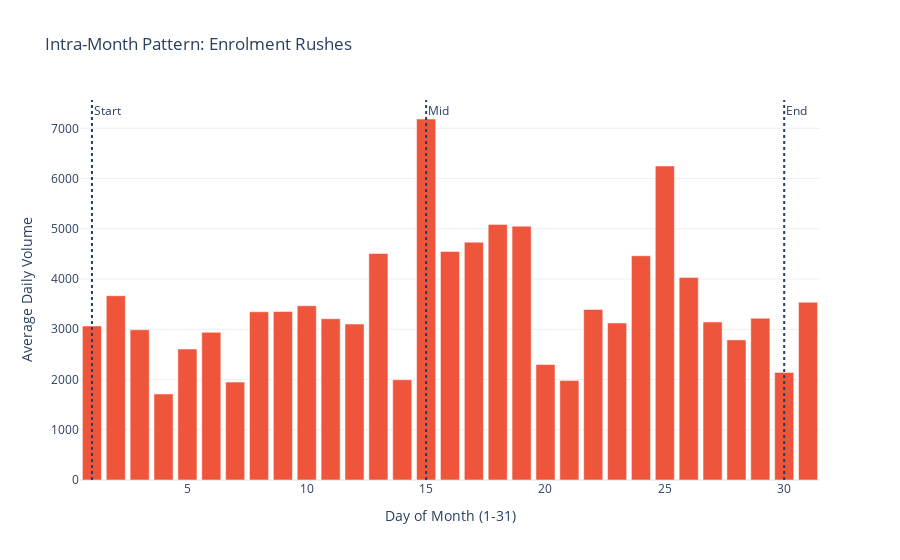
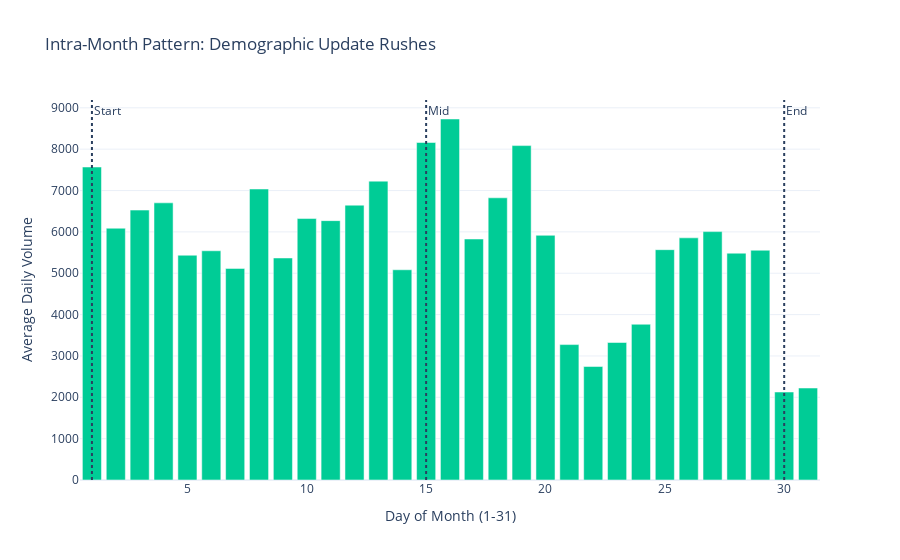
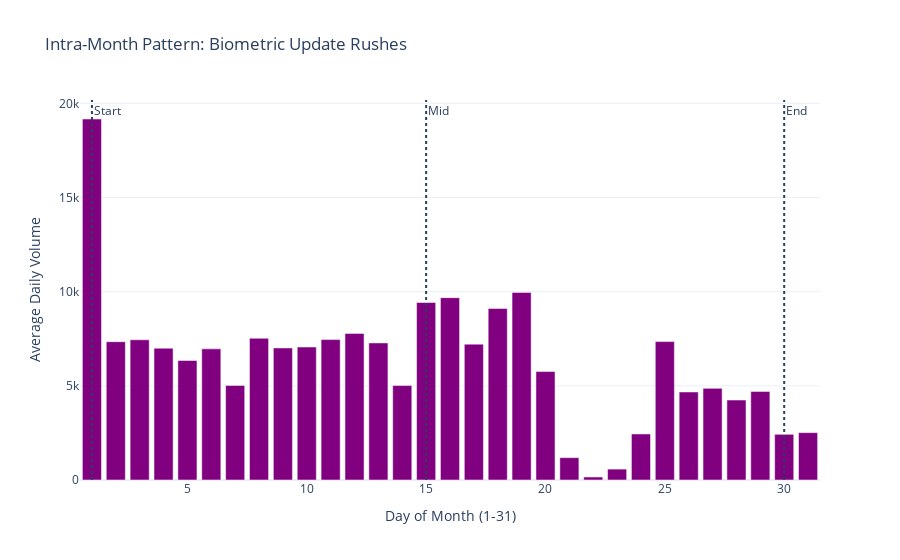

Notebook code cell kept with these figures, in order:
### Markdown cell above
### Day-of-Month Analysis
##### To check if activity spikes on specific days of the month

### Code cell
def analyze_day_of_month(df, title, color_hex):
    # Extract Day Number (1-31)
    df['Day_Num'] = df['date'].dt.day
    
    # Calculate Average Volume per Day-Number
    # (Total Volume on Day X / Number of times Day X occurred)
    # Simple approximation: Mean count per day-number
    daily_stats = df.groupby('Day_Num').size().reset_index(name='Total_Volume')
    
    # Normalize by how many months exist in dataset to get "Avg per Day"
    # (Approximation: divide by unique year-months)
    num_months = df['date'].dt.to_period('M').nunique()
    daily_stats['Avg_Volume'] = daily_stats['Total_Volume'] / num_months
    
    fig = px.bar(
        daily_stats,
        x='Day_Num',
        y='Avg_Volume',
        title=f"Intra-Month Pattern: {title}",
        labels={'Day_Num': 'Day of Month (1-31)', 'Avg_Volume': 'Average Daily Volume'},
        color_discrete_sequence=[color_hex]
    )
    
    # Highlight Start/Mid/End
    fig.add_vline(x=1, line_dash="dot", annotation_text="Start")
    fig.add_vline(x=15, line_dash="dot", annotation_text="Mid")
    fig.add_vline(x=30, line_dash="dot", annotation_text="End")
    
    fig.show()

analyze_day_of_month(df_enrolment, "Enrolment Rushes", "#EF553B")
analyze_day_of_month(df_demographic, "Demographic Update Rushes", "#00CC96")
analyze_day_of_month(df_biometric, "Biometric Update Rushes", "purple")

### Figure 1 — Plotly figure (JSON) as saved in the notebook; plotly's stock layout.template omitted (floating-point values rounded to 4 significant figures)
{"data": [{"hovertemplate": "Day of Month (1-31)=%{x}<br>Average Daily Volume=%{y}<extra></extra>", "legendgroup": "", "marker": {"color": "#EF553B", "pattern": {"shape": ""}}, "name": "", "orientation": "v", "showlegend": false, "textposition": "auto", "type": "bar", "x": [1, 2, 3, 4, 5, 6, 7, 8, 9, 10, 11, 12, 13, 14, 15, 16, 17, 18, 19, 20, 21, 22, 23, 24, 25, 26, 27, 28, 29, 30, 31], "xaxis": "x", "y": [3066.0, 3668.0, 2990.0, 1713.0, 2606.0, 2939.0, 1949.0, 3348.0, 3354.0, 3468.0, 3209.0, 3104.0, 4508.0, 1995.0, 7185.0, 4548.0, 4734.0, 5088.0, 5052.0, 2298.0, 1980.0, 3394.0, 3126.0, 4463.0, 6251.0, 4033.0, 3146.0, 2789.0, 3220.0, 2141.0, 3539.0], "yaxis": "y"}], "layout": {"annotations": [{"showarrow": false, "text": "Start", "x": 1, "xanchor": "left", "xref": "x", "y": 1, "yanchor": "top", "yref": "y domain"}, {"showarrow": false, "text": "Mid", "x": 15, "xanchor": "left", "xref": "x", "y": 1, "yanchor": "top", "yref": "y domain"}, {"showarrow": false, "text": "End", "x": 30, "xanchor": "left", "xref": "x", "y": 1, "yanchor": "top", "yref": "y domain"}], "barmode": "relative", "legend": {"tracegroupgap": 0}, "shapes": [{"line": {"dash": "dot"}, "type": "line", "x0": 1, "x1": 1, "xref": "x", "y0": 0, "y1": 1, "yref": "y domain"}, {"line": {"dash": "dot"}, "type": "line", "x0": 15, "x1": 15, "xref": "x", "y0": 0, "y1": 1, "yref": "y domain"}, {"line": {"dash": "dot"}, "type": "line", "x0": 30, "x1": 30, "xref": "x", "y0": 0, "y1": 1, "yref": "y domain"}], "title": {"text": "Intra-Month Pattern: Enrolment Rushes"}, "xaxis": {"anchor": "y", "domain": [0, 1], "title": {"text": "Day of Month (1-31)"}}, "yaxis": {"anchor": "x", "domain": [0, 1], "title": {"text": "Average Daily Volume"}}}}

### Figure 2 — Plotly figure (JSON) as saved in the notebook; plotly's stock layout.template omitted (floating-point values rounded to 4 significant figures)
{"data": [{"hovertemplate": "Day of Month (1-31)=%{x}<br>Average Daily Volume=%{y}<extra></extra>", "legendgroup": "", "marker": {"color": "#00CC96", "pattern": {"shape": ""}}, "name": "", "orientation": "v", "showlegend": false, "textposition": "auto", "type": "bar", "x": [1, 2, 3, 4, 5, 6, 7, 8, 9, 10, 11, 12, 13, 14, 15, 16, 17, 18, 19, 20, 21, 22, 23, 24, 25, 26, 27, 28, 29, 30, 31], "xaxis": "x", "y": [7568.0, 6088.0, 6527.0, 6702.0, 5435.0, 5543.0, 5117.0, 7036.0, 5369.0, 6322.0, 6272.0, 6646.0, 7227.0, 5084.0, 8161.0, 8729.0, 5828.0, 6824.0, 8086.0, 5917.0, 3275.0, 2744.0, 3325.0, 3766.0, 5569.0, 5856.0, 6006.0, 5485.0, 5556.0, 2127.0, 2224.0], "yaxis": "y"}], "layout": {"annotations": [{"showarrow": false, "text": "Start", "x": 1, "xanchor": "left", "xref": "x", "y": 1, "yanchor": "top", "yref": "y domain"}, {"showarrow": false, "text": "Mid", "x": 15, "xanchor": "left", "xref": "x", "y": 1, "yanchor": "top", "yref": "y domain"}, {"showarrow": false, "text": "End", "x": 30, "xanchor": "left", "xref": "x", "y": 1, "yanchor": "top", "yref": "y domain"}], "barmode": "relative", "legend": {"tracegroupgap": 0}, "shapes": [{"line": {"dash": "dot"}, "type": "line", "x0": 1, "x1": 1, "xref": "x", "y0": 0, "y1": 1, "yref": "y domain"}, {"line": {"dash": "dot"}, "type": "line", "x0": 15, "x1": 15, "xref": "x", "y0": 0, "y1": 1, "yref": "y domain"}, {"line": {"dash": "dot"}, "type": "line", "x0": 30, "x1": 30, "xref": "x", "y0": 0, "y1": 1, "yref": "y domain"}], "title": {"text": "Intra-Month Pattern: Demographic Update Rushes"}, "xaxis": {"anchor": "y", "domain": [0, 1], "title": {"text": "Day of Month (1-31)"}}, "yaxis": {"anchor": "x", "domain": [0, 1], "title": {"text": "Average Daily Volume"}}}}

### Figure 3 — Plotly figure (JSON) as saved in the notebook; plotly's stock layout.template omitted (floating-point values rounded to 4 significant figures)
{"data": [{"hovertemplate": "Day of Month (1-31)=%{x}<br>Average Daily Volume=%{y}<extra></extra>", "legendgroup": "", "marker": {"color": "purple", "pattern": {"shape": ""}}, "name": "", "orientation": "v", "showlegend": false, "textposition": "auto", "type": "bar", "x": [1, 2, 3, 4, 5, 6, 7, 8, 9, 10, 11, 12, 13, 14, 15, 16, 17, 18, 19, 20, 21, 22, 23, 24, 25, 26, 27, 28, 29, 30, 31], "xaxis": "x", "y": [19170.0, 7342.0, 7444.0, 6998.0, 6344.0, 6962.0, 5020.0, 7525.0, 7011.0, 7060.0, 7455.0, 7783.0, 7278.0, 5014.0, 9423.0, 9680.0, 7214.0, 9105.0, 9960.0, 5757.0, 1186.0, 159.2, 578.9, 2443.0, 7348.0, 4673.0, 4865.0, 4244.0, 4705.0, 2426.0, 2515.0], "yaxis": "y"}], "layout": {"annotations": [{"showarrow": false, "text": "Start", "x": 1, "xanchor": "left", "xref": "x", "y": 1, "yanchor": "top", "yref": "y domain"}, {"showarrow": false, "text": "Mid", "x": 15, "xanchor": "left", "xref": "x", "y": 1, "yanchor": "top", "yref": "y domain"}, {"showarrow": false, "text": "End", "x": 30, "xanchor": "left", "xref": "x", "y": 1, "yanchor": "top", "yref": "y domain"}], "barmode": "relative", "legend": {"tracegroupgap": 0}, "shapes": [{"line": {"dash": "dot"}, "type": "line", "x0": 1, "x1": 1, "xref": "x", "y0": 0, "y1": 1, "yref": "y domain"}, {"line": {"dash": "dot"}, "type": "line", "x0": 15, "x1": 15, "xref": "x", "y0": 0, "y1": 1, "yref": "y domain"}, {"line": {"dash": "dot"}, "type": "line", "x0": 30, "x1": 30, "xref": "x", "y0": 0, "y1": 1, "yref": "y domain"}], "title": {"text": "Intra-Month Pattern: Biometric Update Rushes"}, "xaxis": {"anchor": "y", "domain": [0, 1], "title": {"text": "Day of Month (1-31)"}}, "yaxis": {"anchor": "x", "domain": [0, 1], "title": {"text": "Average Daily Volume"}}}}
